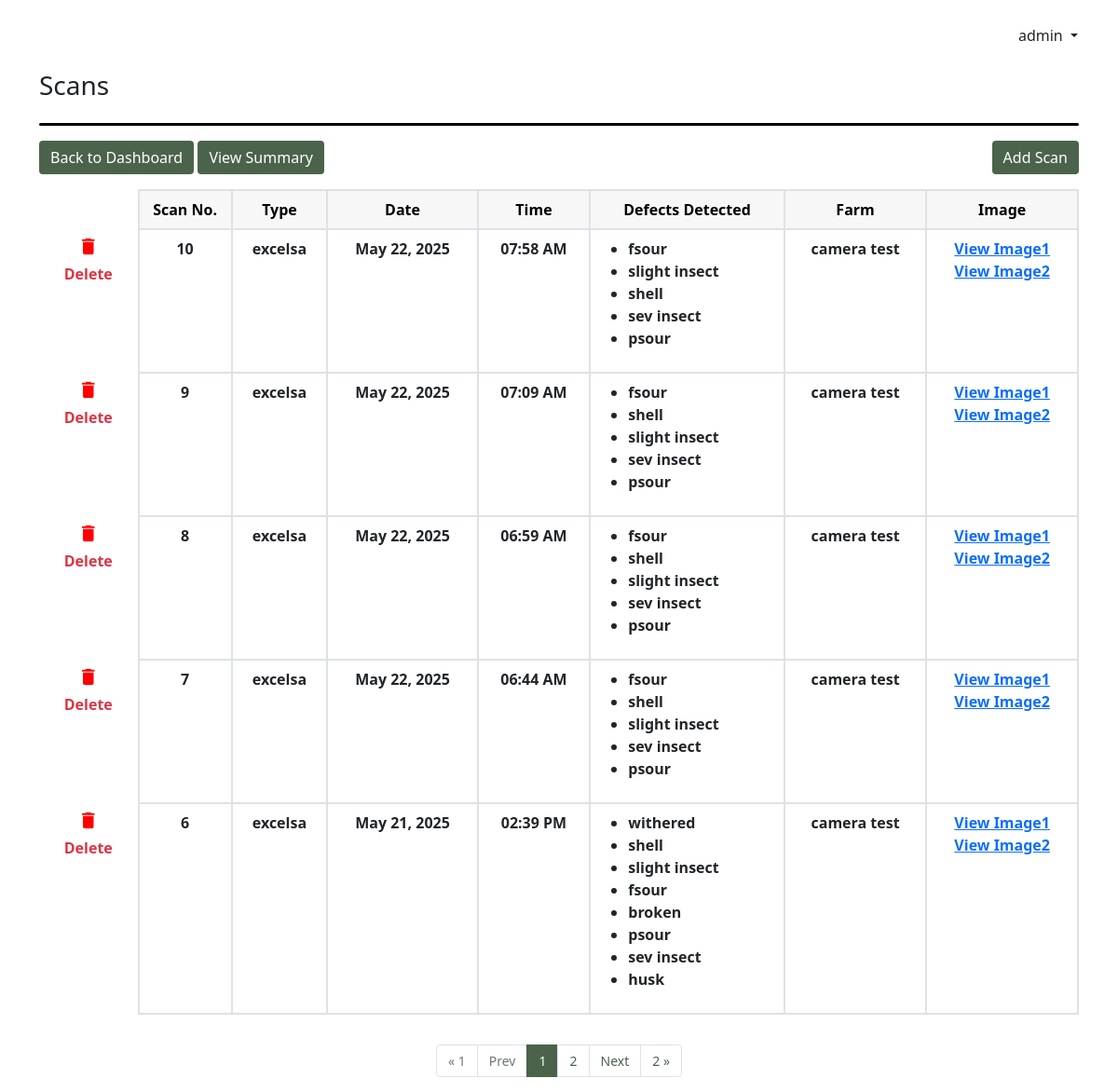
/dashboard/view/54/camera test/ (signed in), run on the app's committed database.
### apps/dashboard/models.py (models this page shows, shortened)
class DefectsDetected(models.Model):
    id = models.AutoField(primary_key=True)
    scan_number = models.IntegerField(null=False)
    date_scanned = models.DateTimeField(default=now)
    defects_detected = models.JSONField(max_length=50)
    scanned_image = models.CharField(max_length=255)
    scanned_image2 = models.CharField(max_length=255, null=True)
    batch = models.ForeignKey(BatchSession, on_delete=models.CASCADE)

class BatchSession(models.Model):
    batch_id = models.AutoField(primary_key=True)
    title = models.CharField(max_length=255, null=False)
    date_created = models.DateTimeField(default=now)
    bean_type = models.CharField(max_length=50)
    farm = models.CharField(max_length=255)
    user = models.ForeignKey(User, on_delete=models.CASCADE)

### apps/dashboard/views.py (the view)
# urls.py: path('dashboard/view/<int:batch_id>/<str:title>/', views.ScanListView.as_view(), name="view_scans"),
class ScanListView(LoginRequiredMixin, ListView):
    model = DefectsDetected
    template_name = "dashboard/scans_view.html"
    paginate_by = 5
    def get_context_data(self, **kwargs):
        context = super().get_context_data(**kwargs)
        batchSession = BatchSession.objects.get(batch_id=self.kwargs["batch_id"])
        context["objects"] = batchSession
        page_obj = context['page_obj']
        paginator = page_obj.paginator
        start_index = max(1, page_obj.number - 2)
        end_index = min(paginator.num_pages + 1, page_obj.number + 3)
        context['page_range'] = range(start_index, end_index)
        return context
    def get_queryset(self):
        all_defects = DefectsDetected.objects.filter(batch_id=self.kwargs["batch_id"]).order_by("-scan_number")
        self.queryset = all_defects
        return super().get_queryset()

### apps/dashboard/templates/dashboard/scans_view.html (shortened to what this page needs)
{% extends "layout.html" %}
{% load static %}
{% block head_content %}
<div class="d-inline-flex align-items-end gap-3">
  <h3>Scans</h3>
</div>
<div class="my-3"
  style="
    width: 100%;
    height: 3px;
    background-color: black;
    border-radius: 20px;
  "></div>
{% endblock head_content %}
{% block content %}
<div class="container-fluid m-0 p-0">
  <div class="d-flex justify-content-between">
    <div>
        <a href=" {% url "dashboard" %} " class="text-decoration-none">
        <button class="btn btn-success mb-3">Back to Dashboard</button>
      </a>
      <a href="{% url 'view_summary' objects.batch_id objects.title %}"
        class="text-decoration-none">
        <button class="btn btn-success mb-3">View Summary</button>
      </a>
    </div>
    <a href="{% url "scan_option" objects.batch_id objects.title %}"
      class="text-decoration-none">
      <button class="btn btn-success mb-3">Add Scan</button>
    </a>
  </div>
  <div class="overflow-auto">
    <table
      class="table flex-wrap text-wrap custom-bordered table-data text-center ">
      <thead>
        <tr class="text-black">
          <th scope="col"></th>
          <th scope="col" style="width: 100px">Scan No.</th>
          <th scope="col">Type</th>
          <th scope="col">Date</th>
          <th scope="col">Time</th>
          <th scope="col" style="min-width: 150px">Defects Detected</th>
          <th scope="col">Farm</th>
          <th scope="col">Image</th>
        </tr>
      </thead>
      <tbody style="border-top: 0" id="scan_body_container">
        {% for defect in object_list %}
        <tr class="" id="scan_number_{{ defect.id }}">
          <td class="text-center p-0">
            <div
              class="btn button-show"
              type="button"
              data-bs-toggle="modal"
              data-bs-target="#modal"
              id="liveToastBtn"
              hx-get="{% url 'delete_view_scans' defect.id %}"
              hx-swap="innerHTML"
              hx-target="#swapelement"
              >
              <i class="material-icons" style="font-size: 23px; color: red"
                >delete</i
              >
              <div class="text-danger fw-bold">Delete</div>
            </div>
          </td>
          <td>{{ defect.scan_number}}</td>
          <td>{{ defect.batch.bean_type }}</td>
          <td>{{ defect.date_scanned|date:"F d, Y " }}</td>
          <td>{{ defect.date_scanned|date:"h:i A" }}</td>
          <td>
            <ul class="text-start">
              {% for each_defects_detected in defect.defects_detected %}
              <li>
                {% if each_defects_detected == "none" %}
                No defects detected
                {% else%}
                {{ each_defects_detected }}
                {% endif %}
              </li>
              {% endfor %}
            </ul>
          </td>
          <td>{{ defect.batch.farm }}</td>
          <td>
            <a
              target="_blank"
              href="{% static 'final_detected_images/' %}{{ defect.scanned_image }}"
              >View Image1</a>
              <br>
            <a
              target="_blank"
              href="{% static 'final_detected_images/' %}{{ defect.scanned_image2 }}"
              >View Image2</a>
          </td>
        </tr>
        {% endfor %}
      </tbody>
    </table>
  </div>
</div>
{% if page_obj.paginator.num_pages > 1%}
  {% if page_obj.has_next or page_obj.has_previous %}
  <nav aria-label="Page navigation " class="d-flex justify-content-center align-items-center">
    <ul class="pagination pagination-custom mt-3 mb-0">
      {% if not page_obj.has_previous %}
        <li class="page-item disabled">
          <a class="page-link" href="#">&laquo; 1</a>
        </li>
        <li class="page-item disabled">
          <a class="page-link" href="#">Prev</a>
        </li>
      {% endif %}
    {% for page_num in page_range %}
      {% if page_num == page_obj.number %}
        <li class="page-item current-page">
          <a class="page-link">{{ page_num }}</a>
        </li>
      {% else %}
        {% if search_query %}
        <li class="page-item">
          <a class="page-link" href="?page={{ page_num }}&search={{search_query}}">{{ page_num }}</a>
        </li>
        {% else %}
        <li class="page-item">
          <a class="page-link" href="?page={{ page_num }}">{{ page_num }}</a>
        </li>
        {% endif %}
      {% endif %}
    {% endfor %}
      {% if page_obj.has_next %}
        {% if search_query %}
        <li class="page-item"><a class="page-link" href="?page={{ page_obj.next_page_number }}&search={{search_query}}">Next</a></li>
        <li class="page-item"><a class="page-link" href="?page={{ page_obj.paginator.num_pages }}&search={{search_query}}">{{page_obj.paginator.num_pages}} &raquo;</a></li>
        {% else %}
        <li class="page-item"><a class="page-link" href="?page={{ page_obj.next_page_number }}">Next</a></li>
        <li class="page-item"><a class="page-link" href="?page={{ page_obj.paginator.num_pages }}">{{page_obj.paginator.num_pages}} &raquo;</a></li>
        {% endif %}
      {% endif %}
    </ul>
  </nav>
  {% endif %}
{% endif %}
{% endblock content %}

### apps/templates/layout.html (shortened to what this page needs)
{% load static %}
<!DOCTYPE html>
<html lang="en">
  <head>
    <link href="https://cdn.jsdelivr.net/npm/bootstrap@5.1.3/dist/css/bootstrap.min.css" rel="stylesheet" />
    <link href="{% static 'style.css' %}?v={{ current_time }}" rel="stylesheet"/>
  </head>
  <body>
    <div class="container-md mb-3">
      <div>
        <div class="title row flex-column-reverse flex-sm-row m-0">
          <h3 class="col my-4 p-0">
          </h3>
          <div class="col col-sm-3 my-4 col-md-3 text-sm-center text-md-end p-0">
            <div
              class="dropdown-toggle btn p-0"
              data-bs-toggle="dropdown"
              aria-expanded="false">
              {{ request.user.first_name }} {{ request.user.last_name }}
            </div>
          </div>
        </div>
        {% block head_content %} {% endblock head_content %}
      </div>
      {% block content %} {% endblock content %}
    </div>
  </body>
</html>

### static/style.css (style rules this page uses)
:root { --main-green-theme: rgb(75, 99, 75); }
.title > h3 { font-size: 2em; font-family: "Oswald", sans-serif; font-optical-sizing: auto; font-style: normal; color: rgb(75, 99, 75); }
.btn-success { background-color: var(--main-green-theme); border: none; }
thead { color: grey; }
.table-data th, .table-summary th { background-color: rgba(128, 128, 128, 0.062); vertical-align: middle; }
.table-data th:first-child { background-color: transparent; }
.table-data td { font-weight: 600; }
table.custom-bordered td, table.custom-bordered th, table.table-summary td, table.table-summary th { border: 2px solid #dee2e6; }
table.custom-bordered th:first-child, table.custom-bordered td:first-child { border: none; }
@media screen and (min-width: 576px) { .title > h3 { font-size: 3em; } }
.page-link { color: var(--main-green-theme); }
.pagination-custom { font-size: 14px; }
.current-page a { color: white; background-color: var(--main-green-theme) !important; border-color: var(--main-green-theme) !important; }
@media screen and (min-width: 768px) { .title > h3 { font-size: 4em; } }

### data on the page
DefectsDetected: scan_number "10", batch.bean_type "excelsa", date_scanned "May 22, 2025", date_scanned "07:58 AM", defects_detected "fsour" "slight insect" "shell" "sev insect" "psour", batch.farm "camera test"
DefectsDetected: scan_number "9", batch.bean_type "excelsa", date_scanned "May 22, 2025", date_scanned "07:09 AM", defects_detected "fsour" "shell" "slight insect" "sev insect" "psour", batch.farm "camera test"
DefectsDetected: scan_number "8", batch.bean_type "excelsa", date_scanned "May 22, 2025", date_scanned "06:59 AM", defects_detected "fsour" "shell" "slight insect" "sev insect" "psour", batch.farm "camera test"
DefectsDetected: scan_number "7", batch.bean_type "excelsa", date_scanned "May 22, 2025", date_scanned "06:44 AM", defects_detected "fsour" "shell" "slight insect" "sev insect" "psour", batch.farm "camera test"
DefectsDetected: scan_number "6", batch.bean_type "excelsa", date_scanned "May 21, 2025", date_scanned "02:39 PM", defects_detected "withered" "shell" "slight insect" "fsour" "broken" "psour" "sev insect" "husk", batch.farm "camera test"

### other printed values
{{ request.user.first_name }} "admin"
{{ page_num }} "1"
{{ page_num }} "2"
{{ page_obj.paginator.num_pages }} "2"
